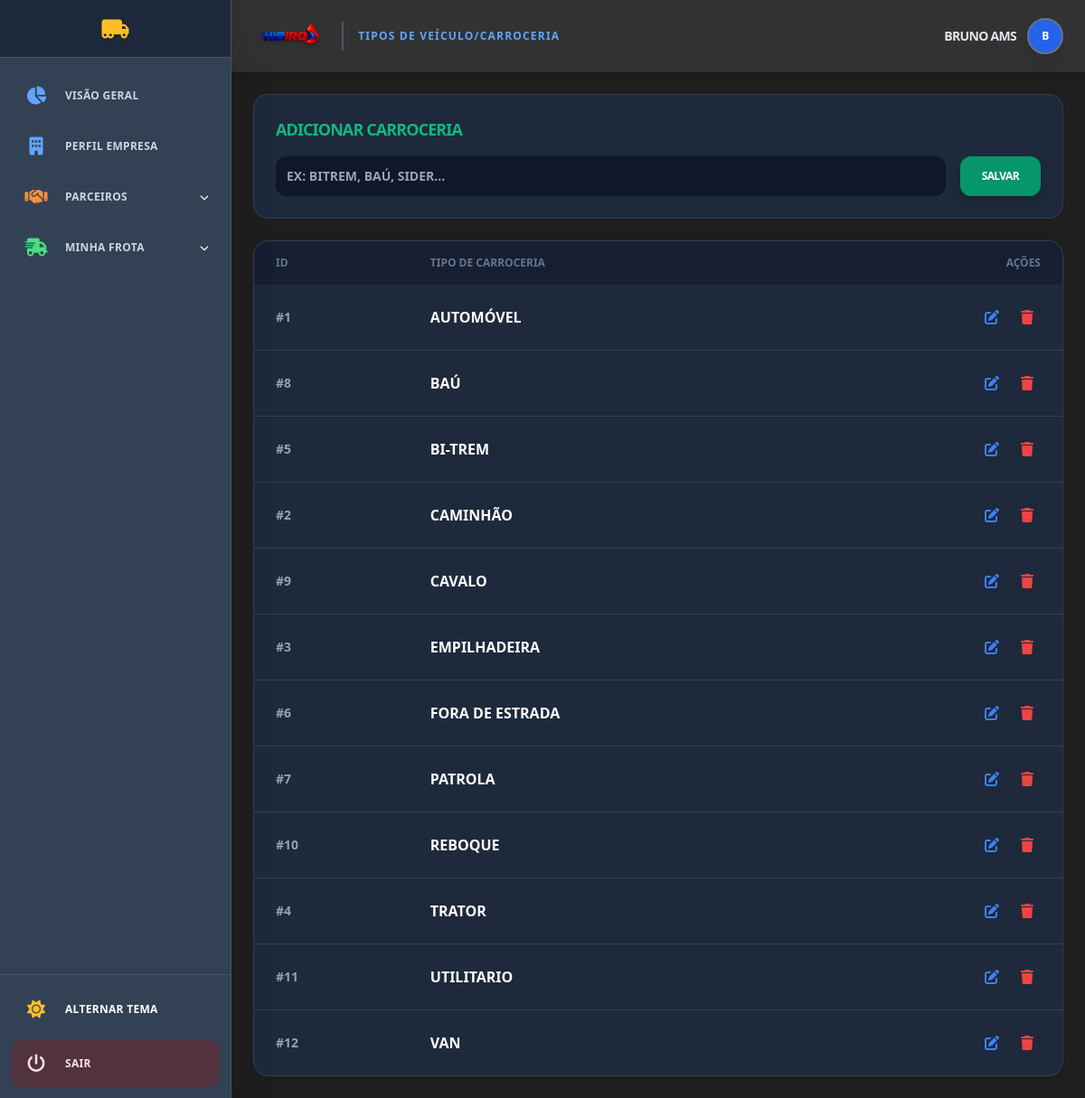
The app's page /configuracoes/frota/tipos (signed in) with its own data.
### tables this page shows
CREATE TABLE "vei_tipo_carroceria" (
	"id_tipo"	INTEGER,
	"nome_tipo"	TEXT NOT NULL UNIQUE,
	PRIMARY KEY("id_tipo" AUTOINCREMENT)
);

### rotas/frota_bases.py (the view, shortened to what this page needs)
@frota_bases_bp.route('/tipos', methods=['GET', 'POST'])
@login_required
def config_tipo_veiculo():
    db = get_db()
    tipos_db = db.execute('SELECT * FROM vei_tipo_carroceria ORDER BY nome_tipo').fetchall()
    return render_template('app/frota/config_tipo_veiculo.html', tipos=tipos_db, username=session.get('username'))

### app.py (called while the page is built)
@app.context_processor
def inject_user_status():
    return dict(
        perfil_completo=session.get('perfil_completo', False),
        username=session.get('username')
    )

### database.py (called while the page is built)
def get_db():
    db = getattr(g, '_database', None)
    if db is None:
        if not os.path.exists('dados'):
            os.makedirs('dados')
        db = g._database = sqlite3.connect(DATABASE)
        db.row_factory = sqlite3.Row
    return db

def init_app_db(app):
    @app.teardown_appcontext
    def close_connection(exception):
        db = getattr(g, '_database', None)
        if db is not None:
            db.close()

### rotas/frota_bases.py (called while the page is built)
def login_required(f):
    @wraps(f)
    def decorated_function(*args, **kwargs):
        if 'user_id' not in session:
            return redirect(url_for('auth.login'))
        return f(*args, **kwargs)
    return decorated_function

### templates/app/frota/config_tipo_veiculo.html (shortened to what this page needs)
{% extends "base_app.html" %}
{% block page_title %}Tipos de Veículo/Carroceria{% endblock %}
{% block content %}
<div class="max-w-4xl mx-auto space-y-6">
    <div class="bg-white dark:bg-slate-800 p-6 rounded-2xl shadow-sm border border-slate-200 dark:border-slate-700">
        <h3 class="text-lg font-black uppercase tracking-tighter mb-4 text-emerald-500">Adicionar Carroceria</h3>
        <form method="POST" action="{{ url_for('frota_bases.config_tipo_veiculo') }}" class="flex gap-4">
            <input type="text" name="nome_tipo" placeholder="EX: BITREM, BAÚ, SIDER..." required
                class="flex-grow p-3 rounded-xl bg-slate-100 dark:bg-slate-900 border-none focus:ring-2 focus:ring-emerald-500 outline-none font-bold uppercase text-sm text-slate-700 dark:text-white">
            <button type="submit" class="bg-emerald-600 hover:bg-emerald-700 text-white px-6 py-3 rounded-xl font-black transition-all shadow-lg text-xs tracking-tighter">
                SALVAR
            </button>
        </form>
    </div>
    <div class="bg-white dark:bg-slate-800 rounded-2xl shadow-sm border border-slate-200 dark:border-slate-700 overflow-hidden">
        <table class="w-full text-left">
            <thead class="bg-slate-50 dark:bg-slate-900/50 text-slate-500 text-xs uppercase font-bold">
                <tr>
                    <th class="px-6 py-4">ID</th>
                    <th class="px-6 py-4">Tipo de Carroceria</th>
                    <th class="px-6 py-4 text-right">Ações</th>
                </tr>
            </thead>
            <tbody class="divide-y divide-slate-100 dark:divide-slate-700">
                {% for t in tipos %}
                <tr class="hover:bg-slate-50 dark:hover:bg-slate-700/30 transition">
                    <td class="px-6 py-4 text-sm font-bold text-slate-400">#{{ t.id_tipo }}</td>
                    <td class="px-6 py-4 font-black uppercase text-slate-700 dark:text-white">{{ t.nome_tipo }}</td>
                    <td class="px-6 py-4 text-right flex justify-end gap-2">
                        <button onclick="document.getElementById('modal-edit-type-{{ t.id_tipo }}').classList.remove('hidden')"
                                class="p-2 text-blue-500 hover:bg-blue-50 dark:hover:bg-blue-900/30 rounded-lg transition">
                            <i class="fa-solid fa-pen-to-square"></i>
                        </button>
                        <form action="{{ url_for('frota_bases.excluir_tipo_veiculo', id=t.id_tipo) }}" method="POST" onsubmit="return confirm('Excluir?');">
                            <button type="submit" class="p-2 text-red-500 hover:bg-red-50 dark:hover:bg-red-900/30 rounded-lg transition">
                                <i class="fa-solid fa-trash"></i>
                            </button>
                        </form>
                    </td>
                </tr>
                {% endfor %}
            </tbody>
        </table>
    </div>
</div>
{% endblock %}

### templates/base_app.html (style rules this page uses)
html { background-color: #1e1e1e; color: #ffffff; }
body { opacity: 0; transition: opacity 0.3s ease-in; }
body.loaded { opacity: 1; }

### records on screen
vei_tipo_carroceria: id_tipo "1", nome_tipo "AUTOMÓVEL"
vei_tipo_carroceria: id_tipo "8", nome_tipo "BAÚ"
vei_tipo_carroceria: id_tipo "5", nome_tipo "BI-TREM"
vei_tipo_carroceria: id_tipo "2", nome_tipo "CAMINHÃO"
vei_tipo_carroceria: id_tipo "9", nome_tipo "CAVALO"
vei_tipo_carroceria: id_tipo "3", nome_tipo "EMPILHADEIRA"
vei_tipo_carroceria: id_tipo "6", nome_tipo "FORA DE ESTRADA"
vei_tipo_carroceria: id_tipo "7", nome_tipo "PATROLA"
vei_tipo_carroceria: id_tipo "10", nome_tipo "REBOQUE"
vei_tipo_carroceria: id_tipo "4", nome_tipo "TRATOR"
vei_tipo_carroceria: id_tipo "11", nome_tipo "UTILITARIO"
vei_tipo_carroceria: id_tipo "12", nome_tipo "VAN"

### other values on screen
{{ username }} "BRUNO AMS"
{{ username[0]|upper if username else 'U' }} "B"
